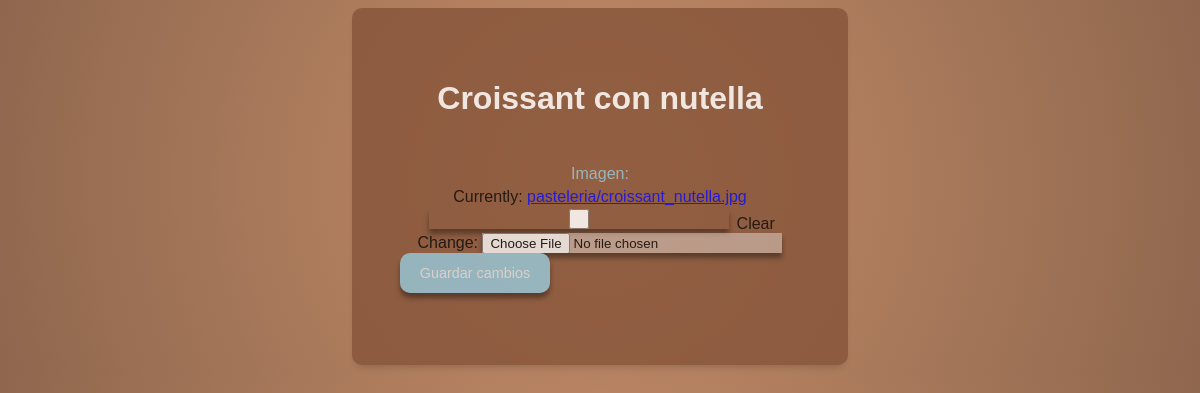
The app's page /editar_pasteleria_img/51/, older data.
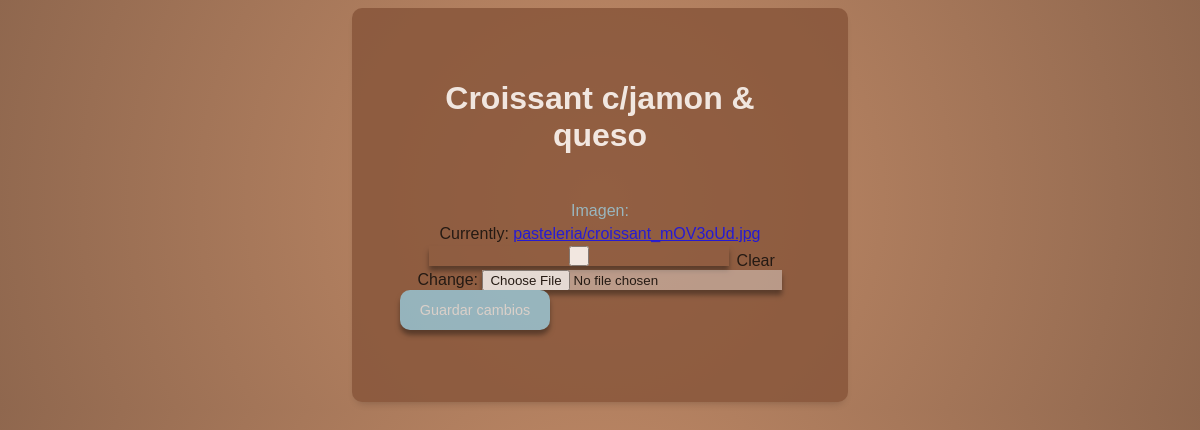
The same page, newer data.
### almendra_app/models.py (models this page shows)
class pasteleria_model (models.Model):
     imagen = models.ImageField(blank=True, null = True,upload_to='pasteleria/')
     titulo = models.CharField(max_length=50, blank = True, null = True)
     descripcion =  models.CharField(max_length=50, blank = True, null = True)
     informacion = models.CharField(max_length=184, blank = True, null = True)
     precio = models.CharField(max_length=50, blank = True, null = True)

### almendra_app/views.py (the view)
# urls.py: path('editar_pasteleria_img/<id>/',editar_pasteleria_img, name= 'editar_pasteleria_img'),
def editar_pasteleria_img(request,id):
    elemento = pasteleria_model.objects.get(id=id)
    if request.method =='POST':
        form = pasteleria_form (request.POST,request.FILES)
        if form.is_valid():
            info = form.cleaned_data
            elemento.imagen=info['imagen']
            elemento.save()
            messages.success(request,'¡Imagen modificada correctamente!')
            return redirect('opciones')
    else:
        form= pasteleria_form(initial = {
                                        'imagen':elemento.imagen,
                                        })
        model = pasteleria_model.objects.all()
        return render (request, 'almendra_app/opciones/pasteleria/editar_pasteleria_img.html',{'form':form,'id':elemento.id,'titulo':elemento.titulo})

### almendra_app/forms.py
class pasteleria_form (forms.ModelForm):
    class Meta:
        model = pasteleria_model
        fields = '__all__'
        widgets = {'informacion':forms.Textarea(
            attrs = {'class':'form__informacion','placeholder':'informacion'}
        )}

### almendra_app/templates/almendra_app/opciones/pasteleria/editar_pasteleria_img.html (shortened to what this page needs)
<!DOCTYPE html>
<html lang="en">
<head>
    {% load static %}
     <link rel="stylesheet" href="{% static 'almendra_app/styles_formulario.css' %}">
</head>
<body>
    <form class ="form" action="{% url 'editar_pasteleria_img' id %}" method = "POST" enctype="multipart/form-data">{% csrf_token %}
      <h2 class="form__title">{{ titulo }}</h2>
       <div class="form__container">
            <div class="form_group">
              <label for="imagen" class="form__label">Imagen:</label>
              <div class="ckeditor">
                {{ form.imagen }}
            </div>
            <button  class="form__submit" value="entrar" type ="submit" class="boton">Guardar cambios</button>
      </div>
      </form>
</body>
</html>

Row changes from the older to the newer data that the page shows:
changed pasteleria_model: titulo "Croissant con nutella" → "Croissant c/jamon & queso"
Text that changed along with them:
text no longer shown: "Currently: pasteleria/croissant_nutella.jpg Clear Change:"
text now shown: "Currently: pasteleria/croissant_mOV3oUd.jpg Clear Change:"
